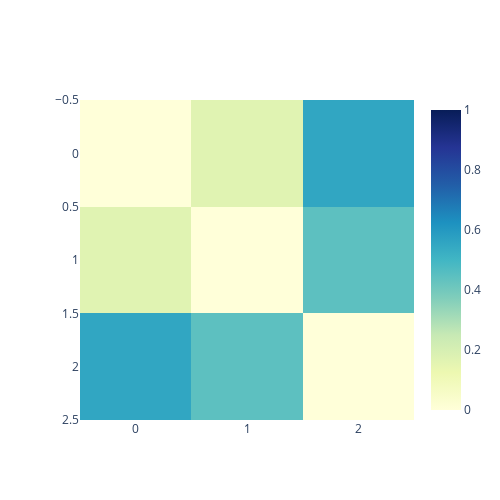

Notebook code for this chart:
### Code cell
c.plot_dist_mat()

### Figure 1 — Plotly figure (JSON) as saved in the notebook; plotly's stock layout.template omitted (floating-point values rounded to 4 significant figures)
{"data": [{"colorscale": [[0, "rgb(255,255,217)"], [0.125, "rgb(237,248,177)"], [0.25, "rgb(199,233,180)"], [0.375, "rgb(127,205,187)"], [0.5, "rgb(65,182,196)"], [0.625, "rgb(29,145,192)"], [0.75, "rgb(34,94,168)"], [0.875, "rgb(37,52,148)"], [1, "rgb(8,29,88)"]], "showscale": true, "type": "heatmap", "z": [[0, 0.1667, 0.5556], [0.1667, 0, 0.4444], [0.5556, 0.4444, 0]], "zmax": 1, "zmin": 0}], "layout": {"height": 500, "hovermode": "closest", "width": 500, "xaxis": {"showgrid": true}, "yaxis": {"autorange": "reversed", "showgrid": true}}}
